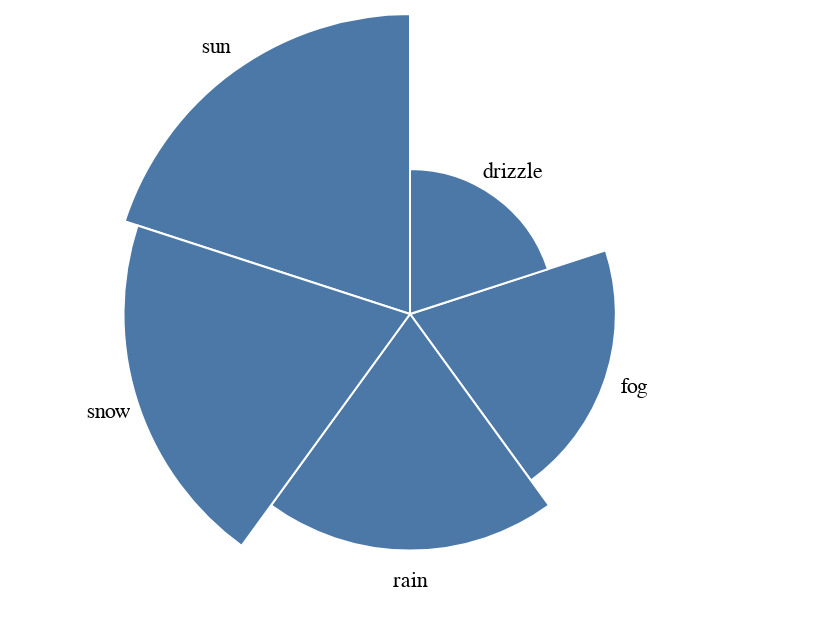

The notebook cell saved with this chart:
### Code cell
base = alt.Chart(df)
arc = base.mark_arc(stroke='#ffffff').encode(
    theta=alt.Theta(field='condition', type='nominal'),
    radius=alt.Radius(field='temperature', type='quantitative', aggregate='mean')
)
text = base.mark_text(radiusOffset=15).encode(
    theta=alt.Theta(field='condition', type='nominal'),
    radius=alt.Radius(field='temperature', type='quantitative', aggregate='mean'),
    text=alt.Text(field='condition', type='nominal')
)
display_chart(arc + text)

### Figure 1 — Vega-Lite specification as saved in the notebook (floating-point values rounded to 4 significant figures)
{"config": {"view": {"continuousWidth": 400, "continuousHeight": 300}}, "layer": [{"mark": {"type": "arc", "stroke": "#ffffff"}, "encoding": {"radius": {"aggregate": "mean", "field": "temperature", "type": "quantitative"}, "theta": {"field": "condition", "type": "nominal"}}}, {"mark": {"type": "text", "radiusOffset": 15}, "encoding": {"radius": {"aggregate": "mean", "field": "temperature", "type": "quantitative"}, "text": {"field": "condition", "type": "nominal"}, "theta": {"field": "condition", "type": "nominal"}}}], "data": {"name": "data-80b0e930866eee6a77413fd6e0890a78"}, "$schema": "https://vega.github.io/schema/vega-lite/v4.17.0.json", "datasets": {"data-80b0e930866eee6a77413fd6e0890a78": [{"temperature": 39.36, "wind": 11.56, "precipitation": 88.42, "condition": "fog"}, {"temperature": -5.947, "wind": 86.91, "precipitation": 70.56, "condition": "rain"}, {"temperature": 32.83, "wind": 97.66, "precipitation": 82.66, "condition": "sun"}, {"temperature": 17.53, "wind": 65.53, "precipitation": 53.86, "condition": "snow"}, {"temperature": -6.809, "wind": 37.03, "precipitation": 93.87, "condition": "drizzle"}, {"temperature": 42.36, "wind": 72.01, "precipitation": 40.66, "condition": "sun"}, {"temperature": 12.24, "wind": 24.36, "precipitation": 83.89, "condition": "sun"}, {"temperature": 42.81, "wind": 29.81, "precipitation": 71.55, "condition": "sun"}, {"temperature": 22.54, "wind": 96.88, "precipitation": 57.21, "condition": "rain"}, {"temperature": 22.5, "wind": 73.46, "precipitation": 18.48, "condition": "fog"}, {"temperature": 20.7, "wind": 78.81, "precipitation": 82.06, "condition": "drizzle"}, {"temperature": 25.29, "wind": 80.31, "precipitation": 22.37, "condition": "sun"}, {"temperature": 38.28, "wind": 67.47, "precipitation": 20.74, "condition": "snow"}, {"temperature": 3.673, "wind": 1.012, "precipitation": 18.16, "condition": "fog"}, {"temperature": 43.06, "wind": 60.68, "precipitation": 57.77, "condition": "drizzle"}, {"temperature": 32.27, "wind": 51.25, "precipitation": 82.37, "condition": "sun"}, {"temperature": 20.65, "wind": 17.36, "precipitation": 61.86, "condition": "snow"}, {"temperature": 7.592, "wind": 56.88, "precipitation": 63.84, "condition": "drizzle"}, {"temperature": 34.13, "wind": 53.5, "precipitation": 39.9, "condition": "drizzle"}, {"temperature": 43.35, "wind": 25.61, "precipitation": 80.37, "condition": "sun"}, {"temperature": -0.6671, "wind": 85.49, "precipitation": 74.2, "condition": "fog"}, {"temperature": 27.72, "wind": 92.4, "precipitation": 35.46, "condition": "sun"}, {"temperature": 42.99, "wind": 4.767, "precipitation": 78.85, "condition": "drizzle"}, {"temperature": 12.78, "wind": 70.43, "precipitation": 32.2, "condition": "rain"}, {"temperature": 12.35, "wind": 96.38, "precipitation": 58.32, "condition": "drizzle"}, {"temperature": 16.62, "wind": 79.43, "precipitation": 13.0, "condition": "drizzle"}, {"temperature": 37.42, "wind": 61.35, "precipitation": 43.78, "condition": "rain"}, {"temperature": 4.48, "wind": 49.78, "precipitation": 50.7, "condition": "drizzle"}, {"temperature": 24.1, "wind": 8.979, "precipitation": 30.64, "condition": "sun"}, {"temperature": -5.322, "wind": 61.19, "precipitation": 31.59, "condition": "snow"}, {"temperature": 9.657, "wind": 2.137, "precipitation": 57.55, "condition": "rain"}, {"temperature": 23.09, "wind": 16.85, "precipitation": 49.38, "condition": "snow"}, {"temperature": -0.8911, "wind": 67.44, "precipitation": 44.01, "condition": "drizzle"}, {"temperature": 38.78, "wind": 19.35, "precipitation": 18.48, "condition": "snow"}, {"temperature": 3.421, "wind": 27.41, "precipitation": 32.85, "condition": "fog"}, {"temperature": -5.033, "wind": 94.26, "precipitation": 43.46, "condition": "fog"}, {"temperature": -9.971, "wind": 93.98, "precipitation": 74.78, "condition": "sun"}, {"temperature": 14.88, "wind": 24.79, "precipitation": 51.2, "condition": "drizzle"}, {"temperature": 14.02, "wind": 91.63, "precipitation": 99.5, "condition": "sun"}, {"temperature": 31.31, "wind": 40.9, "precipitation": 74.89, "condition": "rain"}, {"temperature": 30.61, "wind": 42.06, "precipitation": 69.68, "condition": "snow"}, {"temperature": 34.75, "wind": 38.58, "precipitation": 67.83, "condition": "sun"}, {"temperature": 8.121, "wind": 98.8, "precipitation": 21.13, "condition": "drizzle"}, {"temperature": 21.83, "wind": 22.12, "precipitation": 79.23, "condition": "fog"}, {"temperature": 37.98, "wind": 3.931, "precipitation": 14.59, "condition": "rain"}, {"temperature": 25.96, "wind": 30.88, "precipitation": 81.57, "condition": "rain"}, {"temperature": 35.17, "wind": 31.08, "precipitation": 24.19, "condition": "rain"}, {"temperature": 33.36, "wind": 2.925, "precipitation": 12.16, "condition": "fog"}, {"temperature": -3.59, "wind": 86.99, "precipitation": 2.364, "condition": "drizzle"}, {"temperature": 43.53, "wind": 70.61, "precipitation": 66.95, "condition": "rain"}, {"temperature": 1.834, "wind": 75.07, "precipitation": 53.69, "condition": "sun"}, {"temperature": 43.48, "wind": 71.69, "precipitation": 31.73, "condition": "sun"}, {"temperature": 24.71, "wind": 68.3, "precipitation": 20.5, "condition": "snow"}, {"temperature": 16.05, "wind": 53.0, "precipitation": 11.69, "condition": "fog"}, {"temperature": 28.08, "wind": 24.84, "precipitation": 7.757, "condition": "fog"}, {"temperature": 26.31, "wind": 45.03, "precipitation": 31.41, "condition": "fog"}, {"temperature": 25.48, "wind": 87.22, "precipitation": 13.97, "condition": "snow"}, {"temperature": 11.04, "wind": 33.86, "precipitation": 38.97, "condition": "rain"}, {"temperature": 0.8142, "wind": 70.99, "precipitation": 19.27, "condition": "drizzle"}, {"temperature": 25.39, "wind": 68.95, "precipitation": 93.12, "condition": "fog"}, {"temperature": 27.77, "wind": 15.44, "precipitation": 5.294, "condition": "sun"}, {"temperature": 3.055, "wind": 86.43, "precipitation": 2.625, "condition": "rain"}, {"temperature": 39.42, "wind": 47.4, "precipitation": 41.73, "condition": "rain"}, {"temperature": 31.62, "wind": 31.29, "precipitation": 61.66, "condition": "snow"}, {"temperature": 37.73, "wind": 56.11, "precipitation": 81.92, "condition": "fog"}, {"temperature": 29.41, "wind": 46.76, "precipitation": 32.18, "condition": "snow"}, {"temperature": -5.305, "wind": 16.51, "precipitation": 40.73, "condition": "fog"}, {"temperature": 28.25, "wind": 74.65, "precipitation": 8.992, "condition": "drizzle"}, {"temperature": 40.71, "wind": 60.52, "precipitation": 5.486, "condition": "rain"}, {"temperature": 1.286, "wind": 47.74, "precipitation": 77.71, "condition": "drizzle"}, {"temperature": 14.0, "wind": 99.21, "precipitation": 14.9, "condition": "drizzle"}, {"temperature": 18.83, "wind": 96.75, "precipitation": 62.15, "condition": "rain"}, {"temperature": 17.1, "wind": 95.33, "precipitation": 1.769, "condition": "rain"}, {"temperature": 31.6, "wind": 80.13, "precipitation": 19.25, "condition": "drizzle"}, {"temperature": 7.272, "wind": 8.417, "precipitation": 24.49, "condition": "drizzle"}, {"temperature": 6.425, "wind": 39.27, "precipitation": 59.18, "condition": "sun"}, {"temperature": 0.3765, "wind": 94.78, "precipitation": 28.64, "condition": "fog"}, {"temperature": 29.42, "wind": 73.16, "precipitation": 36.38, "condition": "fog"}, {"temperature": 32.58, "wind": 23.57, "precipitation": 21.79, "condition": "sun"}, {"temperature": 40.58, "wind": 12.47, "precipitation": 33.05, "condition": "fog"}, {"temperature": 15.02, "wind": 23.52, "precipitation": 0.5866, "condition": "rain"}, {"temperature": -1.586, "wind": 58.71, "precipitation": 23.7, "condition": "fog"}, {"temperature": 39.84, "wind": 7.925, "precipitation": 73.28, "condition": "snow"}, {"temperature": 30.25, "wind": 53.6, "precipitation": 76.64, "condition": "sun"}, {"temperature": 12.09, "wind": 11.68, "precipitation": 21.31, "condition": "drizzle"}, {"temperature": 20.1, "wind": 35.51, "precipitation": 99.12, "condition": "snow"}, {"temperature": 34.61, "wind": 16.45, "precipitation": 76.58, "condition": "sun"}, {"temperature": 5.33, "wind": 11.49, "precipitation": 23.61, "condition": "rain"}, {"temperature": 10.62, "wind": 89.58, "precipitation": 17.9, "condition": "rain"}, {"temperature": 16.46, "wind": 82.14, "precipitation": 50.53, "condition": "drizzle"}, {"temperature": 30.49, "wind": 85.43, "precipitation": 99.73, "condition": "sun"}, {"temperature": -7.843, "wind": 20.1, "precipitation": 8.5, "condition": "drizzle"}, {"temperature": 23.82, "wind": 30.71, "precipitation": 91.23, "condition": "snow"}, {"temperature": 43.64, "wind": 28.82, "precipitation": 99.71, "condition": "fog"}, {"temperature": 8.982, "wind": 35.92, "precipitation": 91.12, "condition": "fog"}, {"temperature": 26.08, "wind": 63.54, "precipitation": 90.1, "condition": "sun"}, {"temperature": 38.44, "wind": 71.99, "precipitation": 21.22, "condition": "rain"}, {"temperature": 34.79, "wind": 89.27, "precipitation": 41.2, "condition": "sun"}, {"temperature": -5.848, "wind": 57.24, "precipitation": 64.23, "condition": "rain"}, {"temperature": 0.6933, "wind": 72.77, "precipitation": 62.22, "condition": "drizzle"}]}}
